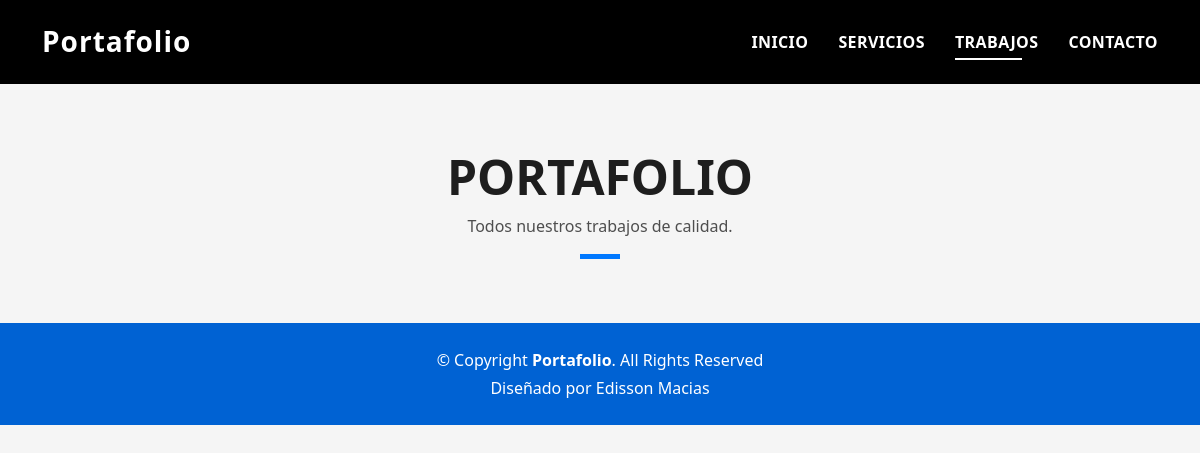
/Trabajos, run on an earlier commit of the app's database.
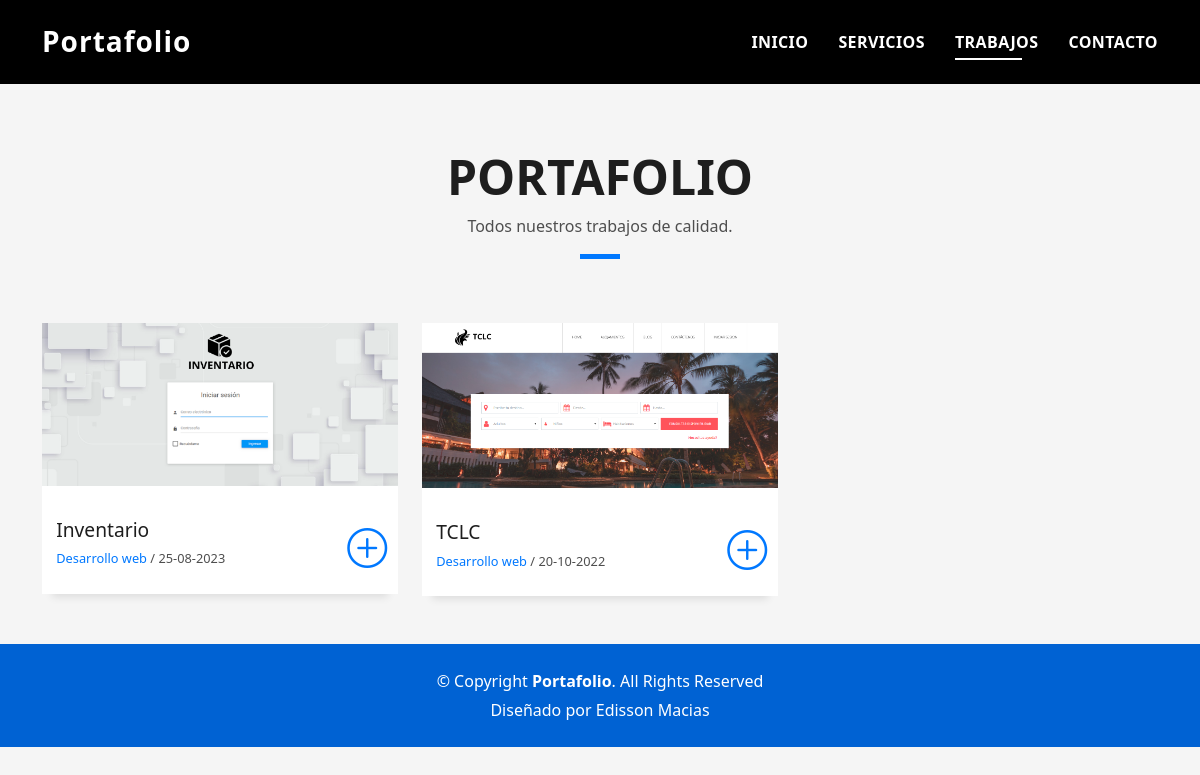
And on a later commit of the database.
### core/models.py (models this page shows, shortened)
class Portafolio(models.Model):
    nom = models.CharField(max_length=100, verbose_name="Nombre del proyecto")
    tipo = models.CharField(max_length=100, verbose_name="Tipo de proyecto")
    cliente = models.CharField(max_length=100, verbose_name="Cliente")
    fecha = models.DateField(verbose_name="Fecha de creacion")
    url = models.URLField(null=True, blank=True, verbose_name="URL", max_length=300)
    detall = models.TextField(verbose_name="Detalle")
    img1 = models.ImageField(verbose_name="Imagen 1", upload_to='img/')
    img2 = models.ImageField(verbose_name="Imagen 2", upload_to='img/')
    img3 = models.ImageField(verbose_name="Imagen 3", upload_to='img/')
    about = models.ManyToManyField(About)
    created = models.DateTimeField(auto_now_add=True, verbose_name="Fecha de Creacion")
    updated = models.DateTimeField(auto_now=True, verbose_name="Fecha de Modificacion")
    class Meta:
        verbose_name = 'Portafolio'
        verbose_name_plural = 'Portafolios'
        ordering = ["-created"]

### core/views.py (the view)
# urls.py: path('Trabajos',Trabajos.as_view(),name="Trabajos"),
class Trabajos(TemplateView):
    template_name = 'core/Trabajos.html'
    def get(self, request):
        portfolio = Portafolio.objects.all()
        return render(request, self.template_name, {'portfolio':portfolio})

### core/templates/core/Trabajos.html
{% extends 'core/home.html' %}
{% block class %}style="background-color: black;"{% endblock %}
{% block link3 %}active{% endblock %}
{% block content %}
{% load static %}
<section id="work" class="portfolio-mf sect-pt4 route">
    <div class="container">
      <div class="row">
        <div class="col-sm-12">
          <div class="title-box text-center">
            <h3 class="title-a">
              Portafolio
            </h3>
            <p class="subtitle-a">
              Todos nuestros trabajos de calidad.
            </p>
            <div class="line-mf"></div>
          </div>
        </div>
      </div>
      <div class="row">
        {% for portfolio in portfolio %}
        <div class="col-md-4">
          <div class="work-box">
            <a href="{% url 'Trabajo_detalle' portfolio.nom %}" data-gallery="portfolioGallery" class="portfolio-lightbox">
              <div class="work-img">
                <img src="{{portfolio.img1.url}}" alt="" class="img-fluid">
              </div>
            </a>
            <div class="work-content">
              <div class="row">
                <div class="col-sm-8">
                  <h2 class="w-title">{{portfolio.nom}}</h2>
                  <div class="w-more">
                    <span class="w-ctegory">{{portfolio.tipo}}</span> / <span class="w-date">{{portfolio.fecha|date:"d-m-Y"}}</span>
                  </div>
                </div>
                <div class="col-sm-4">
                  <div class="w-like">
                    <a href="{% url 'Trabajo_detalle' portfolio.nom %}"> <span class="bi bi-plus-circle"></span></a>
                  </div>
                </div>
              </div>
            </div>
          </div>
        </div>
        {% endfor %}
      </div>
    </div>
</section>
{% endblock%}

What changed in the data, as far as the page shows it:
added Portafolio: img1 (picture), nom "Inventario", tipo "Desarrollo web", fecha "25-08-2023"
added Portafolio: img1 (picture), nom "TCLC", tipo "Desarrollo web", fecha "20-10-2022"
